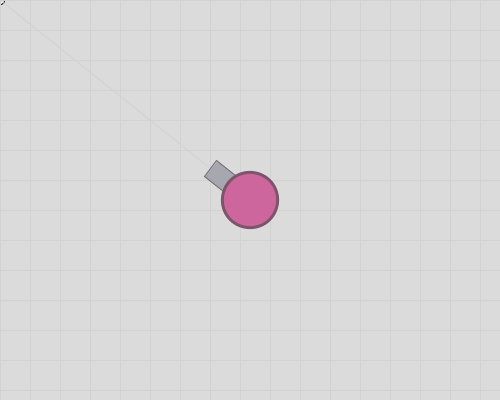
Frame 1 (no input)
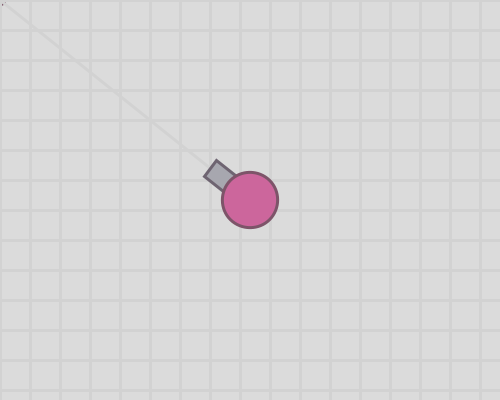
Frame 60 (the mouse pressed at the canvas centre just before this capture)
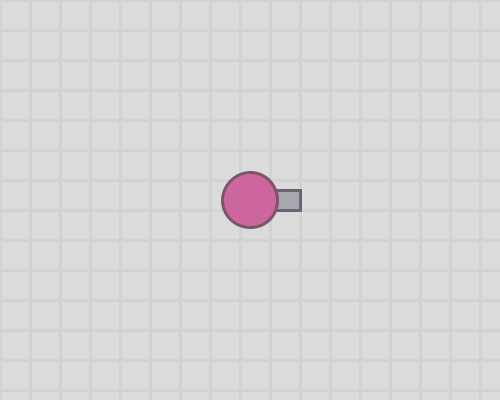
Frame 120 (the mouse held since frame 60 and released just before this capture)

The Processing sketch that drew these frames (run headless with seeded random() and noise(); from frame 60 on, the mouse is pressed at the canvas centre):

// Processing sketch: week07_6_arras06_vx_vy_void_keyPressed_void_keyReleased_void_dr
// ── week07_6_arras06_vx_vy_void_keyPressed_void_keyReleased_void_dr.pde
//week07_6_arras06_vx_vy_void_keyPressed_void_keyReleased_void_draw
void setup(){
  size(500,400);
  
}
void keyPressed(){//按下去時會有速度,放開後速度會變成0
if(keyCode==RIGHT)vx = 1;//x += 1;
  if(keyCode==LEFT)vx = -1;//x -= 1;
  if(keyCode==UP)vy = -1;//y -= 1;
  if(keyCode==DOWN)vy = 1;//y += 1;
}
void keyReleased(){
  if(keyCode==LEFT || keyCode==RIGHT)vx=0;
  if(keyCode==UP || keyCode==DOWN)vy=0;
}
float x=250,y=200,vx=0,vy=0;//代表移動速度
void draw(){
  x+=vx;
  y+=vy;
  background(219);//灰底
  translate(-x,-y);//讓全世界都反方向移動
  translate(width/2,height/2);//把0.0移到畫面正中心
  float mx=mouseX+x-width/2,my=mouseY+y-height/2;//換算mx,my的座標
  ellipse(mx,my,8,8);
  stroke(210);//灰底的線

  for(int i=0;i<30;i++){
    line(0,i*30,500,i*30);
    line(i*30,500,i*30,0);
  }
  float dx=mx-x,dy=my-y;//改用mx,my
  float a=atan2(dy,dx);
  line(x,y,mx,my);//cos()算出x的方向sin()算出y的方向
  mytank(x,y,a);
 
  
}
void mytank(float x,float y,float a){
  translate(x,y);
  rotate(a);
  
  fill(167,167,175);
  stroke(110,100,113);
  rect(20,-10,30,20);//砲管
  
  fill(204,102,156);
  stroke(125,84,105);
  strokeWeight(3);
  ellipse(0,0,55,55);//圓形本體
  
}
